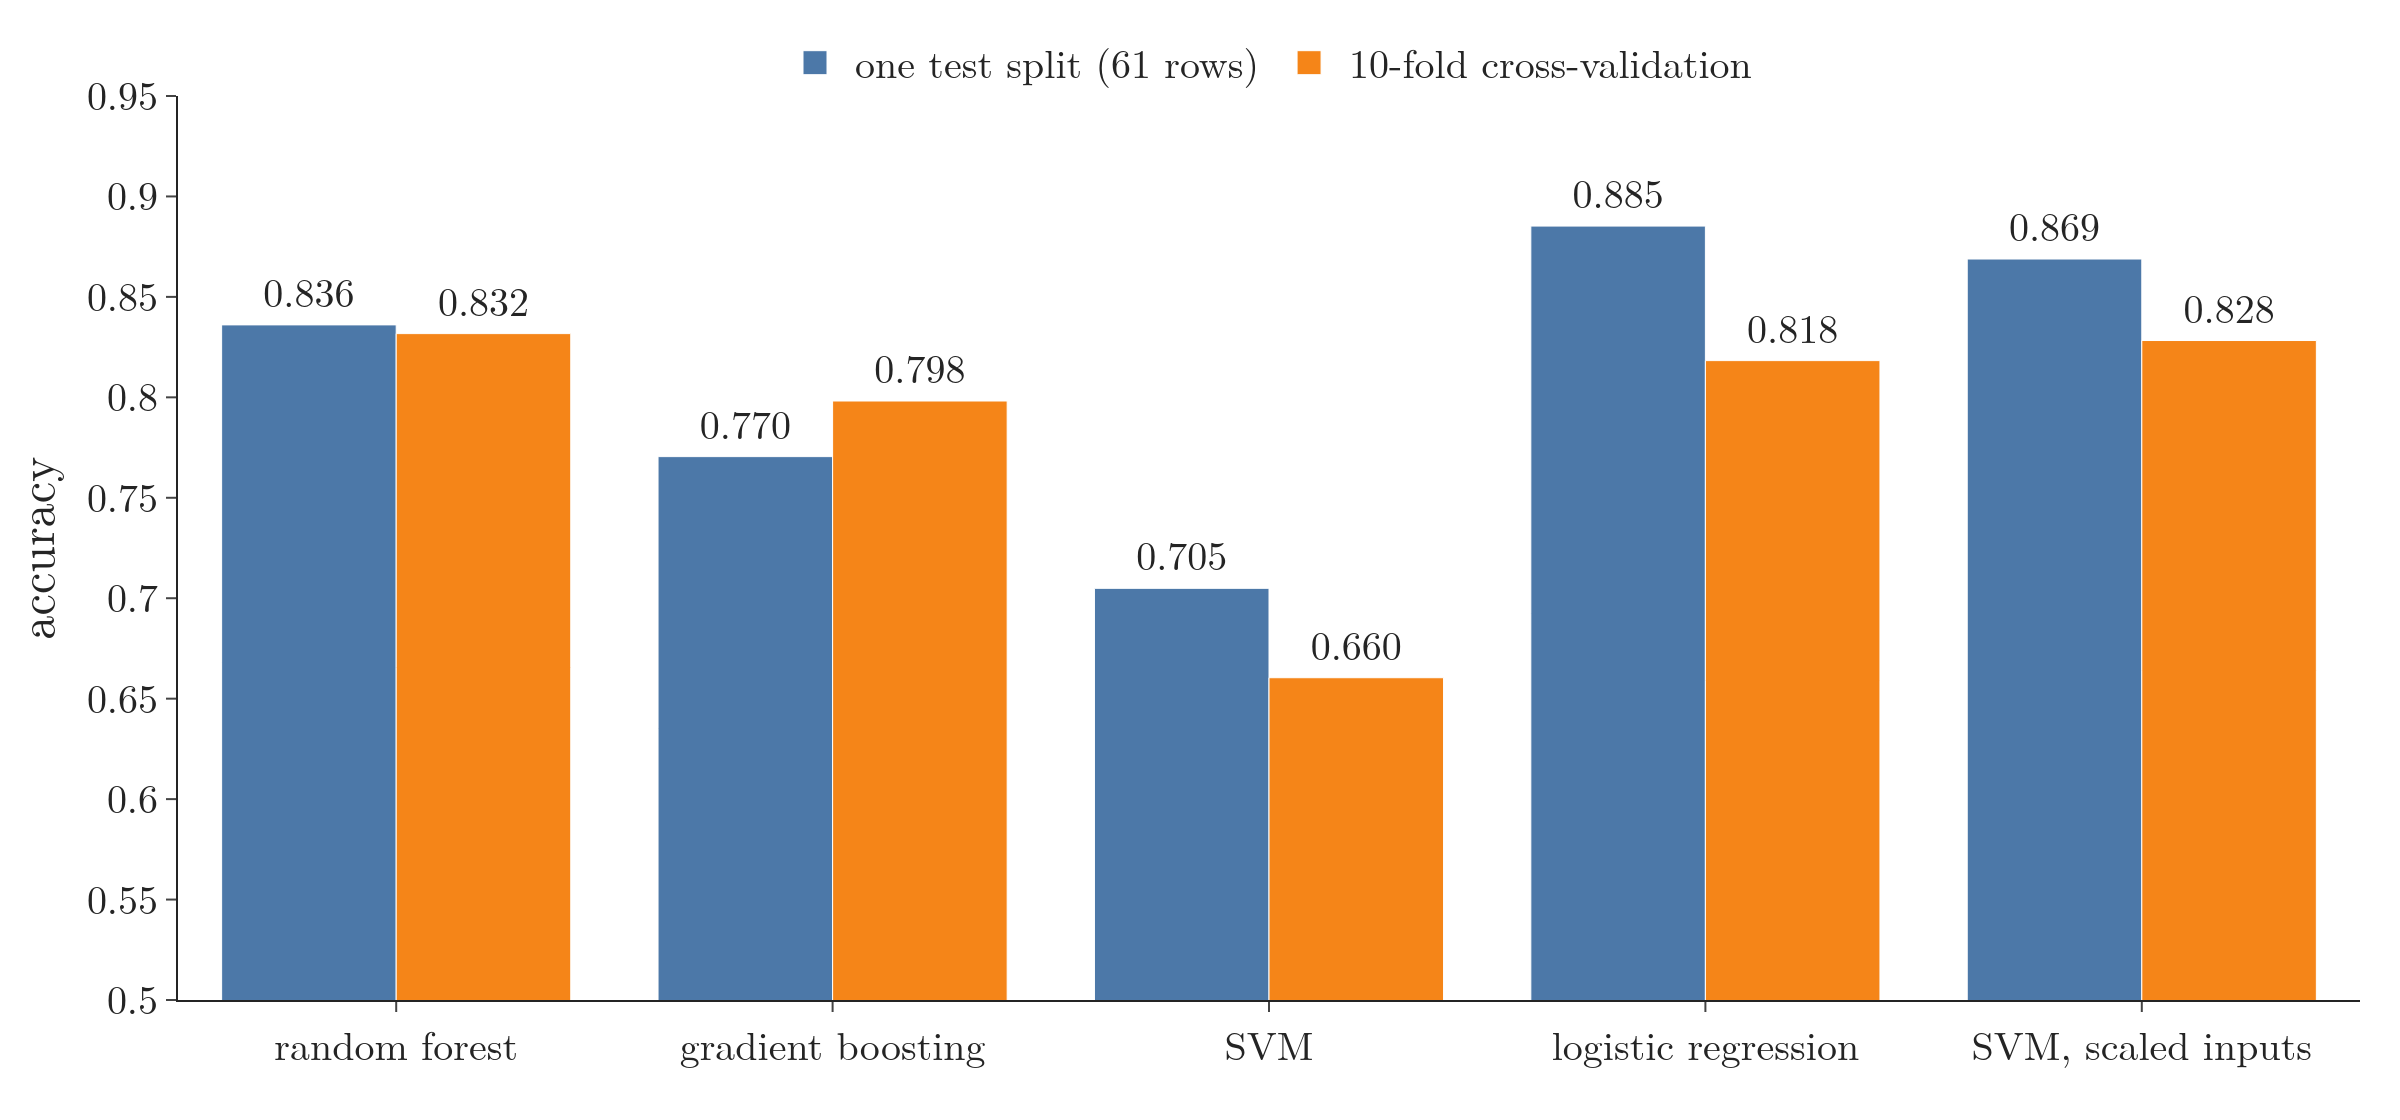

Source code (Python):
"""Heart disease data: accuracy of five classifiers out of the box, on one test split and with 10-fold
cross-validation (Plotly)."""
from pathlib import Path

import pandas as pd
import plotly.graph_objects as go
from sklearn.ensemble import GradientBoostingClassifier, RandomForestClassifier
from sklearn.linear_model import LogisticRegression
from sklearn.model_selection import cross_val_score, train_test_split
from sklearn.pipeline import make_pipeline
from sklearn.preprocessing import StandardScaler
from sklearn.svm import SVC

HERE = Path(__file__).parent
df = pd.read_csv(HERE.parent / "data" / "heart.csv")
X, y = df.iloc[:, :-1], df.iloc[:, -1]
X_train, X_test, y_train, y_test = train_test_split(X, y, test_size=0.2, random_state=42)
models = {"random forest": RandomForestClassifier(random_state=42),
          "gradient boosting": GradientBoostingClassifier(random_state=42),
          "SVM": SVC(), "logistic regression": LogisticRegression(max_iter=5000),
          "SVM, scaled inputs": make_pipeline(StandardScaler(), SVC())}
split = [m.fit(X_train, y_train).score(X_test, y_test) for m in models.values()]
cv = [cross_val_score(m, X, y, cv=10).mean() for m in models.values()]
print([round(v, 3) for v in split], [round(v, 3) for v in cv])
names = list(models)
fig = go.Figure([go.Bar(x=names, y=split, name="one test split (61 rows)", marker_color="#4C78A8",
                        text=[f"{v:.3f}" for v in split], textposition="outside"),
                 go.Bar(x=names, y=cv, name="10-fold cross-validation", marker_color="#F58518",
                        text=[f"{v:.3f}" for v in cv], textposition="outside")])
fig.update_yaxes(title="accuracy", range=[0.5, 0.95])
fig.update_layout(template="simple_white", barmode="group", width=1200, height=560,
                  font=dict(family="Latin Modern Roman", size=20), margin=dict(l=80, r=20, t=30, b=60),
                  legend=dict(orientation="h", x=0.5, xanchor="center", y=1.08))
fig.write_image(HERE / "model_comparison.png", scale=2)
fig.write_image(HERE / "model_comparison.pdf")
